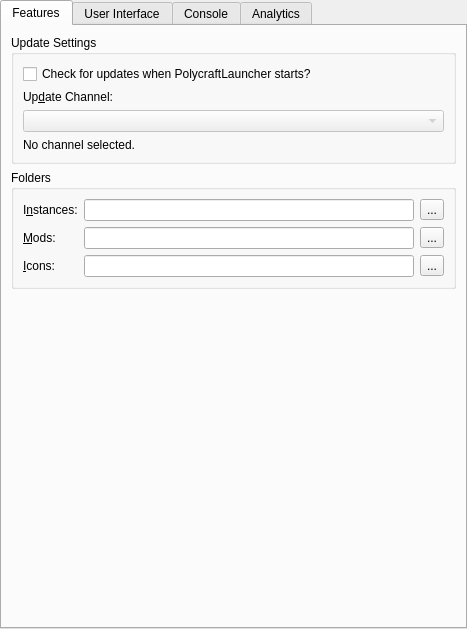
<?xml version="1.0" encoding="UTF-8"?>
<ui version="4.0">
 <class>PolycraftLauncherPage</class>
 <widget class="QWidget" name="PolycraftLauncherPage">
  <property name="geometry">
   <rect>
    <x>0</x>
    <y>0</y>
    <width>467</width>
    <height>629</height>
   </rect>
  </property>
  <property name="sizePolicy">
   <sizepolicy hsizetype="MinimumExpanding" vsizetype="MinimumExpanding">
    <horstretch>0</horstretch>
    <verstretch>0</verstretch>
   </sizepolicy>
  </property>
  <layout class="QVBoxLayout" name="mainLayout">
   <property name="leftMargin">
    <number>0</number>
   </property>
   <property name="topMargin">
    <number>0</number>
   </property>
   <property name="rightMargin">
    <number>0</number>
   </property>
   <property name="bottomMargin">
    <number>0</number>
   </property>
   <item>
    <widget class="QTabWidget" name="tabWidget">
     <property name="toolTip">
      <string notr="true"/>
     </property>
     <property name="tabShape">
      <enum>QTabWidget::Rounded</enum>
     </property>
     <property name="currentIndex">
      <number>0</number>
     </property>
     <widget class="QWidget" name="featuresTab">
      <attribute name="title">
       <string>Features</string>
      </attribute>
      <layout class="QVBoxLayout" name="verticalLayout_9">
       <item>
        <widget class="QGroupBox" name="updateSettingsBox">
         <property name="title">
          <string>Update Settings</string>
         </property>
         <layout class="QVBoxLayout" name="verticalLayout_7">
          <item>
           <widget class="QCheckBox" name="autoUpdateCheckBox">
            <property name="text">
             <string>Check for updates when PolycraftLauncher starts?</string>
            </property>
           </widget>
          </item>
          <item>
           <widget class="QLabel" name="updateChannelLabel">
            <property name="text">
             <string>Up&amp;date Channel:</string>
            </property>
            <property name="buddy">
             <cstring>updateChannelComboBox</cstring>
            </property>
           </widget>
          </item>
          <item>
           <widget class="QComboBox" name="updateChannelComboBox">
            <property name="enabled">
             <bool>false</bool>
            </property>
           </widget>
          </item>
          <item>
           <widget class="QLabel" name="updateChannelDescLabel">
            <property name="text">
             <string>No channel selected.</string>
            </property>
            <property name="wordWrap">
             <bool>true</bool>
            </property>
           </widget>
          </item>
         </layout>
        </widget>
       </item>
       <item>
        <widget class="QGroupBox" name="foldersBox">
         <property name="title">
          <string>Folders</string>
         </property>
         <layout class="QGridLayout" name="foldersBoxLayout">
          <item row="0" column="0">
           <widget class="QLabel" name="labelInstDir">
            <property name="text">
             <string>I&amp;nstances:</string>
            </property>
            <property name="buddy">
             <cstring>instDirTextBox</cstring>
            </property>
           </widget>
          </item>
          <item row="0" column="1">
           <widget class="QLineEdit" name="instDirTextBox"/>
          </item>
          <item row="0" column="2">
           <widget class="QToolButton" name="instDirBrowseBtn">
            <property name="text">
             <string notr="true">...</string>
            </property>
           </widget>
          </item>
          <item row="1" column="0">
           <widget class="QLabel" name="labelModsDir">
            <property name="text">
             <string>&amp;Mods:</string>
            </property>
            <property name="buddy">
             <cstring>modsDirTextBox</cstring>
            </property>
           </widget>
          </item>
          <item row="1" column="1">
           <widget class="QLineEdit" name="modsDirTextBox"/>
          </item>
          <item row="1" column="2">
           <widget class="QToolButton" name="modsDirBrowseBtn">
            <property name="text">
             <string notr="true">...</string>
            </property>
           </widget>
          </item>
          <item row="2" column="1">
           <widget class="QLineEdit" name="iconsDirTextBox"/>
          </item>
          <item row="2" column="0">
           <widget class="QLabel" name="labelIconsDir">
            <property name="text">
             <string>&amp;Icons:</string>
            </property>
            <property name="buddy">
             <cstring>iconsDirTextBox</cstring>
            </property>
           </widget>
          </item>
          <item row="2" column="2">
           <widget class="QToolButton" name="iconsDirBrowseBtn">
            <property name="text">
             <string notr="true">...</string>
            </property>
           </widget>
          </item>
         </layout>
        </widget>
       </item>
       <item>
        <spacer name="verticalSpacer_2">
         <property name="orientation">
          <enum>Qt::Vertical</enum>
         </property>
         <property name="sizeHint" stdset="0">
          <size>
           <width>0</width>
           <height>0</height>
          </size>
         </property>
        </spacer>
       </item>
      </layout>
     </widget>
     <widget class="QWidget" name="generalTab">
      <attribute name="title">
       <string>User Interface</string>
      </attribute>
      <layout class="QVBoxLayout" name="verticalLayout_6">
       <item>
        <widget class="QGroupBox" name="groupBox_3">
         <property name="title">
          <string>PolycraftLauncher notifications</string>
         </property>
         <layout class="QVBoxLayout" name="verticalLayout_5">
          <item>
           <widget class="QPushButton" name="resetNotificationsBtn">
            <property name="text">
             <string>Reset hidden notifications</string>
            </property>
            <property name="checkable">
             <bool>true</bool>
            </property>
           </widget>
          </item>
         </layout>
        </widget>
       </item>
       <item>
        <widget class="QGroupBox" name="sortingModeBox">
         <property name="enabled">
          <bool>true</bool>
         </property>
         <property name="title">
          <string>Instance view sorting mode</string>
         </property>
         <layout class="QHBoxLayout" name="sortingModeBoxLayout">
          <item>
           <widget class="QRadioButton" name="sortLastLaunchedBtn">
            <property name="text">
             <string>By &amp;last launched</string>
            </property>
            <attribute name="buttonGroup">
             <string notr="true">sortingModeGroup</string>
            </attribute>
           </widget>
          </item>
          <item>
           <widget class="QRadioButton" name="sortByNameBtn">
            <property name="text">
             <string>By &amp;name</string>
            </property>
            <attribute name="buttonGroup">
             <string notr="true">sortingModeGroup</string>
            </attribute>
           </widget>
          </item>
         </layout>
        </widget>
       </item>
       <item>
        <widget class="QGroupBox" name="groupBox_2">
         <property name="title">
          <string>Language:</string>
         </property>
         <layout class="QVBoxLayout" name="verticalLayout">
          <item>
           <widget class="QComboBox" name="languageBox"/>
          </item>
         </layout>
        </widget>
       </item>
       <item>
        <widget class="QGroupBox" name="themeBox">
         <property name="title">
          <string>Theme</string>
         </property>
         <layout class="QFormLayout" name="formLayout">
          <item row="0" column="0">
           <widget class="QLabel" name="label_3">
            <property name="text">
             <string>&amp;Icons</string>
            </property>
            <property name="buddy">
             <cstring>themeComboBox</cstring>
            </property>
           </widget>
          </item>
          <item row="0" column="1">
           <widget class="QComboBox" name="themeComboBox">
            <property name="sizePolicy">
             <sizepolicy hsizetype="Expanding" vsizetype="Fixed">
              <horstretch>0</horstretch>
              <verstretch>0</verstretch>
             </sizepolicy>
            </property>
            <property name="focusPolicy">
             <enum>Qt::StrongFocus</enum>
            </property>
            <item>
             <property name="text">
              <string>Default</string>
             </property>
            </item>
            <item>
             <property name="text">
              <string>Simple (Dark Icons)</string>
             </property>
            </item>
            <item>
             <property name="text">
              <string>Simple (Light Icons)</string>
             </property>
            </item>
            <item>
             <property name="text">
              <string>Simple (Blue Icons)</string>
             </property>
            </item>
            <item>
             <property name="text">
              <string>Simple (Colored Icons)</string>
             </property>
            </item>
            <item>
             <property name="text">
              <string notr="true">OSX</string>
             </property>
            </item>
            <item>
             <property name="text">
              <string notr="true">iOS</string>
             </property>
            </item>
            <item>
             <property name="text">
              <string notr="true">Flat</string>
             </property>
            </item>
            <item>
             <property name="text">
              <string>Custom</string>
             </property>
            </item>
           </widget>
          </item>
          <item row="1" column="1">
           <widget class="QComboBox" name="themeComboBoxColors">
            <property name="sizePolicy">
             <sizepolicy hsizetype="Expanding" vsizetype="Fixed">
              <horstretch>0</horstretch>
              <verstretch>0</verstretch>
             </sizepolicy>
            </property>
            <property name="focusPolicy">
             <enum>Qt::StrongFocus</enum>
            </property>
           </widget>
          </item>
          <item row="1" column="0">
           <widget class="QLabel" name="label_4">
            <property name="text">
             <string>Colors</string>
            </property>
            <property name="buddy">
             <cstring>themeComboBoxColors</cstring>
            </property>
           </widget>
          </item>
         </layout>
        </widget>
       </item>
       <item>
        <spacer name="generalTabSpacer">
         <property name="orientation">
          <enum>Qt::Vertical</enum>
         </property>
         <property name="sizeHint" stdset="0">
          <size>
           <width>0</width>
           <height>0</height>
          </size>
         </property>
        </spacer>
       </item>
      </layout>
     </widget>
     <widget class="QWidget" name="consoleTab">
      <attribute name="title">
       <string>Console</string>
      </attribute>
      <layout class="QVBoxLayout" name="verticalLayout_2">
       <item>
        <widget class="QGroupBox" name="consoleSettingsBox">
         <property name="title">
          <string>Console Settings</string>
         </property>
         <layout class="QVBoxLayout" name="verticalLayout_3">
          <item>
           <widget class="QCheckBox" name="showConsoleCheck">
            <property name="text">
             <string>Show console while the game is running?</string>
            </property>
           </widget>
          </item>
          <item>
           <widget class="QCheckBox" name="autoCloseConsoleCheck">
            <property name="text">
             <string>Automatically close console when the game quits?</string>
            </property>
           </widget>
          </item>
          <item>
           <widget class="QCheckBox" name="showConsoleErrorCheck">
            <property name="text">
             <string>Show console when the game crashes?</string>
            </property>
           </widget>
          </item>
         </layout>
        </widget>
       </item>
       <item>
        <widget class="QGroupBox" name="groupBox_4">
         <property name="title">
          <string>History limit</string>
         </property>
         <layout class="QGridLayout" name="gridLayout_3">
          <item row="1" column="0">
           <widget class="QCheckBox" name="checkStopLogging">
            <property name="text">
             <string>Stop logging when log overflows</string>
            </property>
           </widget>
          </item>
          <item row="0" column="0">
           <widget class="QSpinBox" name="lineLimitSpinBox">
            <property name="sizePolicy">
             <sizepolicy hsizetype="Expanding" vsizetype="Fixed">
              <horstretch>0</horstretch>
              <verstretch>0</verstretch>
             </sizepolicy>
            </property>
            <property name="suffix">
             <string> lines</string>
            </property>
            <property name="minimum">
             <number>10000</number>
            </property>
            <property name="maximum">
             <number>1000000</number>
            </property>
            <property name="singleStep">
             <number>10000</number>
            </property>
            <property name="value">
             <number>100000</number>
            </property>
           </widget>
          </item>
         </layout>
        </widget>
       </item>
       <item>
        <widget class="QGroupBox" name="themeBox_2">
         <property name="sizePolicy">
          <sizepolicy hsizetype="Preferred" vsizetype="MinimumExpanding">
           <horstretch>0</horstretch>
           <verstretch>0</verstretch>
          </sizepolicy>
         </property>
         <property name="title">
          <string>Console font</string>
         </property>
         <layout class="QGridLayout" name="gridLayout_2">
          <item row="1" column="0" colspan="2">
           <widget class="QTextEdit" name="fontPreview">
            <property name="sizePolicy">
             <sizepolicy hsizetype="Expanding" vsizetype="MinimumExpanding">
              <horstretch>0</horstretch>
              <verstretch>0</verstretch>
             </sizepolicy>
            </property>
            <property name="horizontalScrollBarPolicy">
             <enum>Qt::ScrollBarAlwaysOff</enum>
            </property>
            <property name="undoRedoEnabled">
             <bool>false</bool>
            </property>
            <property name="textInteractionFlags">
             <set>Qt::TextSelectableByKeyboard|Qt::TextSelectableByMouse</set>
            </property>
           </widget>
          </item>
          <item row="0" column="0">
           <widget class="QFontComboBox" name="consoleFont">
            <property name="sizePolicy">
             <sizepolicy hsizetype="Expanding" vsizetype="Fixed">
              <horstretch>0</horstretch>
              <verstretch>0</verstretch>
             </sizepolicy>
            </property>
           </widget>
          </item>
          <item row="0" column="1">
           <widget class="QSpinBox" name="fontSizeBox">
            <property name="minimum">
             <number>5</number>
            </property>
            <property name="maximum">
             <number>16</number>
            </property>
            <property name="value">
             <number>11</number>
            </property>
           </widget>
          </item>
         </layout>
        </widget>
       </item>
      </layout>
     </widget>
     <widget class="QWidget" name="analyticsTab">
      <attribute name="title">
       <string>Analytics</string>
      </attribute>
      <layout class="QVBoxLayout" name="verticalLayout_8">
       <item>
        <widget class="QGroupBox" name="consoleSettingsBox_2">
         <property name="title">
          <string>Analytics Settings</string>
         </property>
         <layout class="QVBoxLayout" name="verticalLayout_4">
          <item>
           <widget class="QCheckBox" name="analyticsCheck">
            <property name="text">
             <string>Send anonymous usage statistics?</string>
            </property>
           </widget>
          </item>
          <item>
           <widget class="Line" name="line">
            <property name="orientation">
             <enum>Qt::Horizontal</enum>
            </property>
           </widget>
          </item>
          <item>
           <widget class="QLabel" name="label_5">
            <property name="text">
             <string>&lt;html&gt;&lt;head/&gt;
&lt;body&gt;
&lt;p&gt;PolycraftLauncher sends anonymous usage statistics on every start of the application.&lt;/p&gt;&lt;p&gt;The following data is collected:&lt;/p&gt;
&lt;ul&gt;
&lt;li&gt;PolycraftLauncher version.&lt;/li&gt;
&lt;li&gt;Operating system name, version and architecture.&lt;/li&gt;
&lt;li&gt;CPU architecture (kernel architecture on linux).&lt;/li&gt;
&lt;li&gt;Size of system memory.&lt;/li&gt;
&lt;li&gt;Java version, architecture and memory settings.&lt;/li&gt;
&lt;/ul&gt;
&lt;/body&gt;&lt;/html&gt;</string>
            </property>
            <property name="wordWrap">
             <bool>true</bool>
            </property>
           </widget>
          </item>
         </layout>
        </widget>
       </item>
       <item>
        <spacer name="verticalSpacer">
         <property name="orientation">
          <enum>Qt::Vertical</enum>
         </property>
         <property name="sizeHint" stdset="0">
          <size>
           <width>20</width>
           <height>40</height>
          </size>
         </property>
        </spacer>
       </item>
      </layout>
     </widget>
    </widget>
   </item>
  </layout>
 </widget>
 <tabstops>
  <tabstop>tabWidget</tabstop>
  <tabstop>autoUpdateCheckBox</tabstop>
  <tabstop>updateChannelComboBox</tabstop>
  <tabstop>instDirTextBox</tabstop>
  <tabstop>instDirBrowseBtn</tabstop>
  <tabstop>modsDirTextBox</tabstop>
  <tabstop>modsDirBrowseBtn</tabstop>
  <tabstop>iconsDirTextBox</tabstop>
  <tabstop>iconsDirBrowseBtn</tabstop>
  <tabstop>resetNotificationsBtn</tabstop>
  <tabstop>sortLastLaunchedBtn</tabstop>
  <tabstop>sortByNameBtn</tabstop>
  <tabstop>languageBox</tabstop>
  <tabstop>themeComboBox</tabstop>
  <tabstop>themeComboBoxColors</tabstop>
  <tabstop>showConsoleCheck</tabstop>
  <tabstop>autoCloseConsoleCheck</tabstop>
  <tabstop>showConsoleErrorCheck</tabstop>
  <tabstop>lineLimitSpinBox</tabstop>
  <tabstop>checkStopLogging</tabstop>
  <tabstop>consoleFont</tabstop>
  <tabstop>fontSizeBox</tabstop>
  <tabstop>fontPreview</tabstop>
 </tabstops>
 <resources/>
 <connections/>
 <buttongroups>
  <buttongroup name="sortingModeGroup"/>
 </buttongroups>
</ui>
